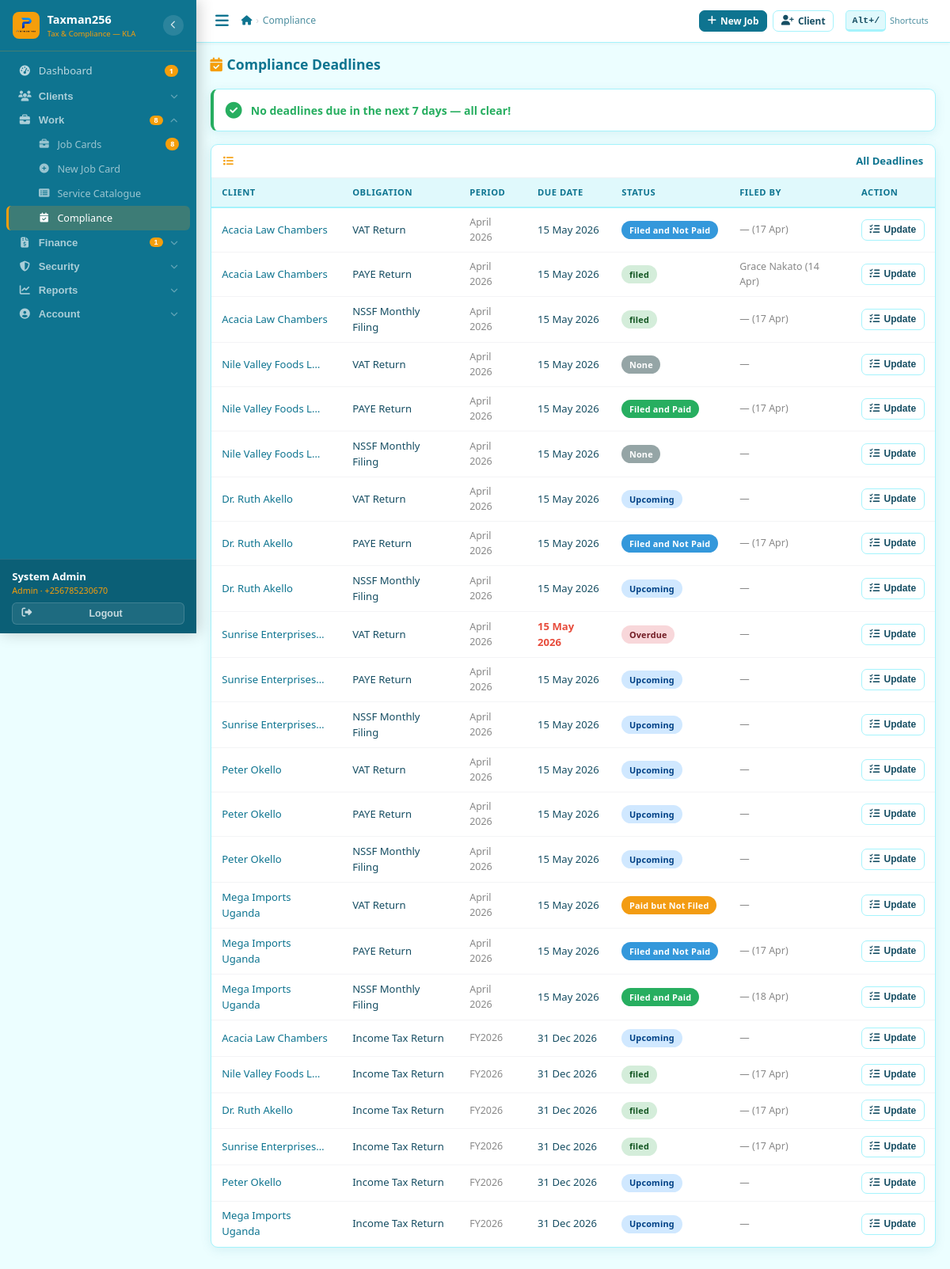
Page /compliance/ (signed in) on the earlier database version.
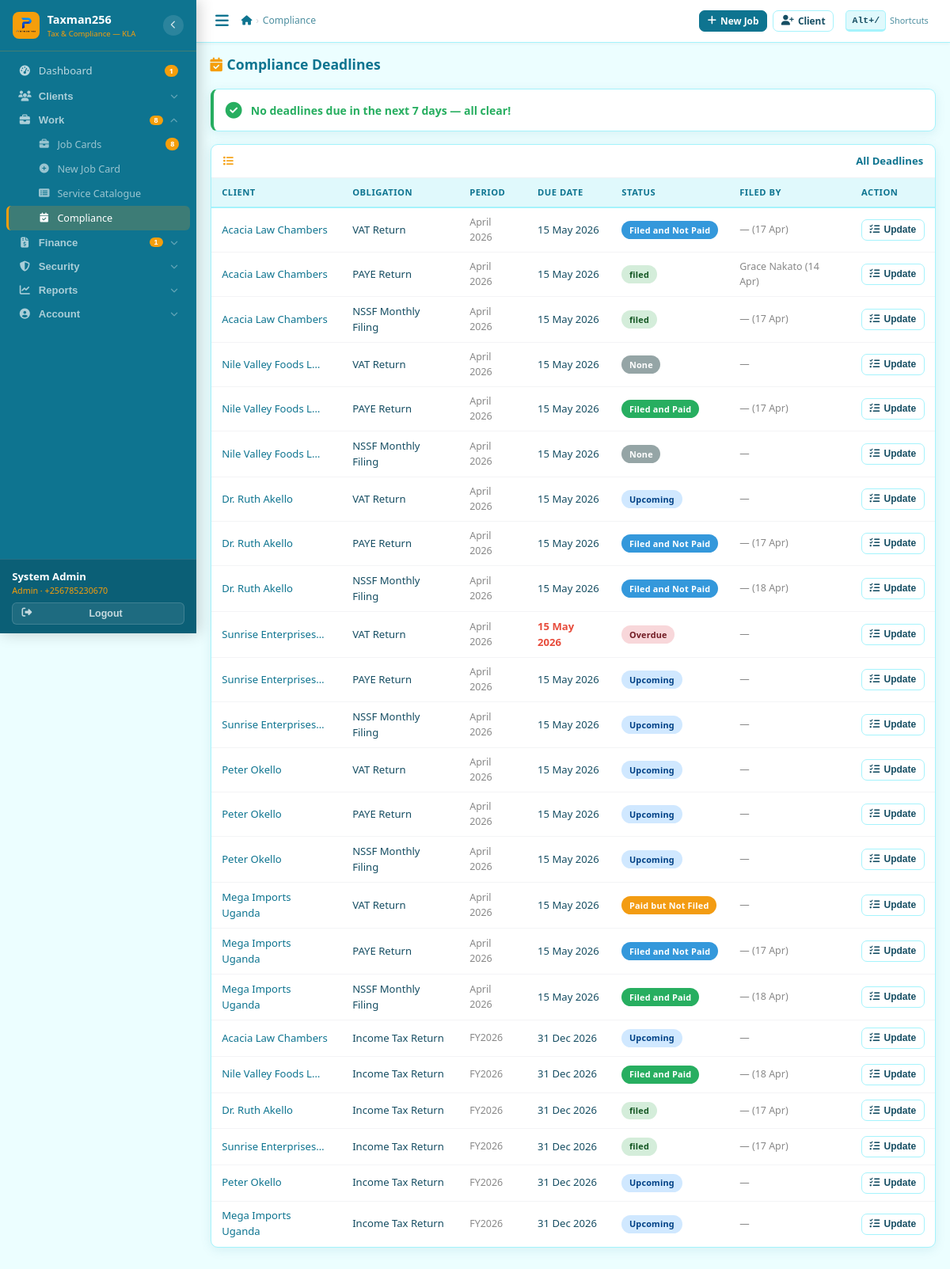
Same page on the later database version.
### compliance/models.py (models this page shows, shortened)
class ComplianceDeadline(models.Model):
    STATUS = [
        ('upcoming', 'Upcoming'),
        ('filed_and_paid', 'Filed and Paid'),
        ('filed_not_paid', 'Filed and Not Paid'),
        ('paid_not_filed', 'Paid but Not Filed'),
        ('none', 'None'),
        ('overdue', 'Overdue'),
        ('penalty_issued', 'Penalty Issued'),
        ('waived', 'Waived'),
    ]
    obligation = models.ForeignKey(ComplianceObligation, on_delete=models.CASCADE, related_name='deadlines')
    period_label = models.CharField(max_length=50)
    due_date = models.DateField()
    status = models.CharField(max_length=20, choices=STATUS, default='upcoming')
    filed_date = models.DateField(null=True, blank=True)
    filed_by = models.ForeignKey(User, on_delete=models.SET_NULL, null=True, blank=True)
    job_card = models.ForeignKey(JobCard, on_delete=models.SET_NULL, null=True, blank=True)
    invoice = models.ForeignKey('billing.Invoice', on_delete=models.SET_NULL, null=True, blank=True)
    penalty_amount = models.DecimalField(max_digits=12, decimal_places=2, null=True, blank=True)
    notes = models.TextField(blank=True)
    class Meta:
        ordering = ['due_date']
        unique_together = ('obligation', 'period_label')

class ComplianceObligation(models.Model):
    FREQUENCY = [('monthly','Monthly'),('quarterly','Quarterly'),('annual','Annual')]
    client = models.ForeignKey(Client, on_delete=models.CASCADE, related_name='obligations')
    service_type = models.ForeignKey(ServiceType, on_delete=models.CASCADE)
    frequency = models.CharField(max_length=20, choices=FREQUENCY, default='monthly')
    is_active = models.BooleanField(default=True)
    custom_deadline = models.DateField(null=True, blank=True)
    start_date = models.DateField(auto_now_add=True)
    class Meta:
        unique_together = ('client', 'service_type')

### clients/models.py (models this page shows, shortened)
class Client(models.Model):
    CLIENT_TYPE = [('individual','Individual'),('company','Company'),('ngo','NGO'),('partnership','Partnership')]
    STATUS = [('active','Active'),('dormant','Dormant'),('suspended','Suspended'),('blacklisted','Blacklisted')]
    client_id = models.CharField(max_length=20, unique=True, editable=False)
    client_type = models.CharField(max_length=20, choices=CLIENT_TYPE, default='individual')
    full_name = models.CharField(max_length=200)
    trading_name = models.CharField(max_length=200, blank=True)
    tin = models.CharField(max_length=50, blank=True, unique=False, verbose_name='TIN')
    phone_primary = models.CharField(max_length=20)
    phone_whatsapp = models.CharField(max_length=20, blank=True)
    email = models.EmailField(blank=True)
    physical_address = models.CharField(max_length=300, blank=True)
    district = models.CharField(max_length=100, default='Kampala')
    date_registered = models.DateField(auto_now_add=True)
    referred_by = models.ForeignKey('self', null=True, blank=True, on_delete=models.SET_NULL, related_name='referrals')
    assigned_officer = models.ForeignKey(User, on_delete=models.SET_NULL, null=True, related_name='assigned_clients')
    status = models.CharField(max_length=20, choices=STATUS, default='active')
    notes = models.TextField(blank=True)
    total_outstanding = models.DecimalField(max_digits=15, decimal_places=2, default=0)
    last_transaction_date = models.DateField(null=True, blank=True)
    created_by = models.ForeignKey(User, on_delete=models.SET_NULL, null=True, related_name='created_clients')
    created_at = models.DateTimeField(auto_now_add=True)
    updated_at = models.DateTimeField(auto_now=True)
    class Meta:
        ordering = ['-created_at']
    def get_display_name(self):
        return self.full_name

### services/models.py (models this page shows, shortened)
class ServiceType(models.Model):
    CATEGORY = [
        ('ura_filing','URA Filing'),('nssf','NSSF'),('ursb','URSB'),
        ('ura_advisory','URA Advisory'),('immigration','Immigration'),
        ('customs','Customs'),('advisory','Advisory'),('miscellaneous','Miscellaneous'),
    ]
    DEADLINE_TYPE = [
        ('monthly_15','15th of Following Month'),
        ('annual_dec31','Annual — 31 December'),
        ('annual_jun30','Annual — 30 June'),
        ('annual_ursb','URSB Annual (12 months from incorporation)'),
        ('none','No Fixed Deadline'),
    ]
    name = models.CharField(max_length=200)
    category = models.CharField(max_length=30, choices=CATEGORY)
    default_price = models.DecimalField(max_digits=12, decimal_places=2, default=0)
    deadline_type = models.CharField(max_length=20, choices=DEADLINE_TYPE, default='none')
    is_recurring = models.BooleanField(default=False)
    vat_applicable = models.BooleanField(default=False)
    description = models.TextField(blank=True)
    is_active = models.BooleanField(default=True)

### core/models.py (models this page shows, shortened)
class User(AbstractUser):
    ROLE_CHOICES = [
        ('receptionist', 'Receptionist'),
        ('tax_officer',  'Tax Officer'),
        ('senior_officer','Senior Officer'),
        ('manager',      'Manager'),
        ('admin',        'Admin'),
    ]
    THEME_CHOICES = [
        ('ocean',    'Ocean Teal'),
    ]
    role              = models.CharField(max_length=20, choices=ROLE_CHOICES, default='tax_officer')
    phone_whatsapp    = models.CharField(max_length=20, blank=True,
                                         help_text='WhatsApp number used for sending reminders (e.g. +256785230670)')
    email_notify      = models.EmailField(blank=True,
                                          help_text='Email used for sending communications (e.g. taxissues.go@gmail.com)')
    is_active_staff   = models.BooleanField(default=True)
    date_joined_firm  = models.DateField(null=True, blank=True)
    receive_debt_alerts = models.BooleanField(default=True,
                                               help_text='Receive Saturday/Monday debt reports')
    receive_task_reminders = models.BooleanField(default=True,
                                                  help_text='Receive reminders for incomplete tasks')
    ui_theme          = models.CharField(max_length=20, choices=THEME_CHOICES, default='ocean')

### compliance/views.py (the view)
# urls.py: path('', views.deadline_list, name='list'),
@login_required
def deadline_list(request):
    today = timezone.now().date()
    seven_days = today + timezone.timedelta(days=7)
    ComplianceDeadline.objects.filter(status='upcoming', due_date__lt=today).update(status='overdue')
    upcoming = ComplianceDeadline.objects.filter(
        status='upcoming', due_date__lte=seven_days
    ).select_related('obligation__client', 'obligation__service_type').order_by('due_date')
    all_deadlines = ComplianceDeadline.objects.select_related(
        'obligation__client', 'obligation__service_type', 'filed_by', 'invoice'
    ).order_by('due_date')[:100]
    return render(request, 'compliance/deadline_list.html', {
        'upcoming': upcoming, 'all_deadlines': all_deadlines, 'today': today,
    })

### templates/compliance/deadline_list.html (shortened to what the changed rows need)
{% extends 'base.html' %}
{% block content %}
<div class="card-box">
  <div class="tbl-wrap">
    <table class="tbl">
      <thead><tr><th>Client</th><th>Obligation</th><th>Period</th><th>Due Date</th><th>Status</th><th>Filed By</th><th>Action</th></tr></thead>
      <tbody>
        {% for d in all_deadlines %}
        <tr>
          <td><a href="{% url 'clients:detail' d.obligation.client.pk %}">{{ d.obligation.client.get_display_name|truncatechars:20 }}</a></td>
          <td style="font-size:.82rem">{{ d.obligation.service_type.name|truncatechars:24 }}</td>
          <td style="font-size:.78rem;color:#888">{{ d.period_label }}</td>
          <td style="font-size:.82rem;{% if d.status == 'overdue' %}color:#e74c3c;font-weight:700{% endif %}">{{ d.due_date|date:"d M Y" }}</td>
          <td>
            {% if d.status == 'filed_and_paid' %}
              <span class="badge" style="background:#27ae60;color:white">{{ d.get_status_display }}</span>
            {% elif d.status == 'filed_not_paid' %}
              <span class="badge" style="background:#3498db;color:white">{{ d.get_status_display }}</span>
            {% elif d.status == 'paid_not_filed' %}
              <span class="badge" style="background:#f39c12;color:white">{{ d.get_status_display }}</span>
            {% elif d.status == 'none' %}
              <span class="badge" style="background:#95a5a6;color:white">{{ d.get_status_display }}</span>
            {% else %}
              <span class="badge badge-{{ d.status }}">{{ d.get_status_display }}</span>
            {% endif %}
          </td>
          <td style="font-size:.78rem;color:#888">{{ d.filed_by.get_full_name|default:"—" }}{% if d.filed_date %} ({{ d.filed_date|date:"d M" }}){% endif %}</td>
          <td>
            <div class="action-dropdown" style="position:relative;display:inline-block">
              <button class="btn btn-outline btn-sm dropdown-toggle" type="button" onclick="toggleDropdown(this)" aria-expanded="false" style="font-size:.75rem">
                <i class="fas fa-tasks"></i> Update
              </button>
            </div>
          </td>
        </tr>
        {% empty %}
        <tr><td colspan="7"><div class="empty-state"><i class="fas fa-calendar"></i><p>No compliance deadlines configured yet</p></div></td></tr>
        {% endfor %}
      </tbody>
    </table>
  </div>
</div>
{% endblock %}

Differences in the rows shown:
changed ComplianceDeadline (number 9 of 24 on the later page): filed_date (not shown) → "18 Apr"; status "Upcoming" → "Filed and Not Paid"
changed ComplianceDeadline (number 20 of 24 on the later page): filed_date "17 Apr" → "18 Apr"; status "filed" → "Filed and Paid"
